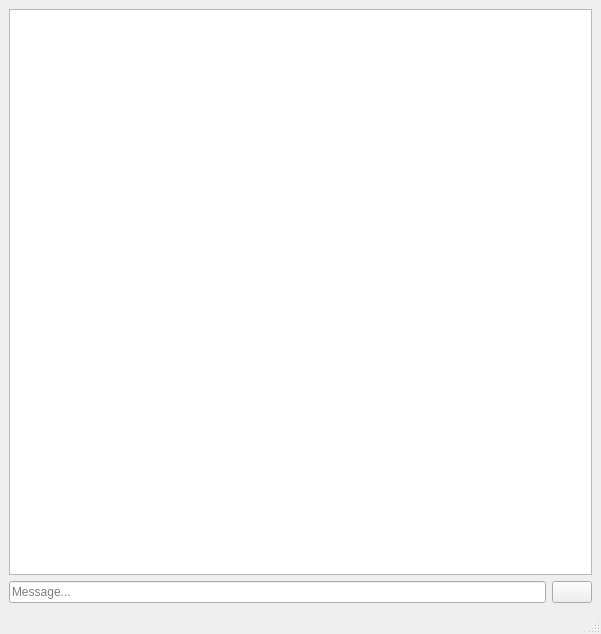
<?xml version="1.0" encoding="UTF-8"?>
<ui version="4.0">
 <class>MainWindow</class>
 <widget class="QMainWindow" name="MainWindow">
  <property name="geometry">
   <rect>
    <x>0</x>
    <y>0</y>
    <width>601</width>
    <height>634</height>
   </rect>
  </property>
  <property name="windowTitle">
   <string>Chat</string>
  </property>
  <property name="windowIcon">
   <iconset resource="Resources.qrc">
    <normaloff>:/logo/logo.png</normaloff>:/logo/logo.png</iconset>
  </property>
  <widget class="QWidget" name="centralwidget">
   <layout class="QGridLayout" name="gridLayout_3">
    <item row="1" column="0">
     <layout class="QGridLayout" name="gridLayout">
      <item row="1" column="0">
       <layout class="QGridLayout" name="gridLayout_2">
        <item row="0" column="1">
         <widget class="QPushButton" name="sendMessagePushButton">
          <property name="text">
           <string/>
          </property>
          <property name="icon">
           <iconset theme="QIcon::ThemeIcon::MailSend"/>
          </property>
          <property name="shortcut">
           <string>Return</string>
          </property>
         </widget>
        </item>
        <item row="0" column="0">
         <widget class="QLineEdit" name="inputMessageLineEdit">
          <property name="sizePolicy">
           <sizepolicy hsizetype="Expanding" vsizetype="Fixed">
            <horstretch>0</horstretch>
            <verstretch>0</verstretch>
           </sizepolicy>
          </property>
          <property name="placeholderText">
           <string>Message...</string>
          </property>
         </widget>
        </item>
       </layout>
      </item>
     </layout>
    </item>
    <item row="0" column="0">
     <widget class="QListWidget" name="messages">
      <property name="sizePolicy">
       <sizepolicy hsizetype="Minimum" vsizetype="Expanding">
        <horstretch>0</horstretch>
        <verstretch>0</verstretch>
       </sizepolicy>
      </property>
      <property name="styleSheet">
       <string notr="true"/>
      </property>
      <property name="verticalScrollBarPolicy">
       <enum>Qt::ScrollBarPolicy::ScrollBarAsNeeded</enum>
      </property>
      <property name="horizontalScrollBarPolicy">
       <enum>Qt::ScrollBarPolicy::ScrollBarAsNeeded</enum>
      </property>
      <property name="sizeAdjustPolicy">
       <enum>QAbstractScrollArea::SizeAdjustPolicy::AdjustIgnored</enum>
      </property>
      <property name="autoScroll">
       <bool>true</bool>
      </property>
      <property name="selectionMode">
       <enum>QAbstractItemView::SelectionMode::NoSelection</enum>
      </property>
      <property name="isWrapping" stdset="0">
       <bool>false</bool>
      </property>
      <property name="uniformItemSizes">
       <bool>false</bool>
      </property>
     </widget>
    </item>
   </layout>
  </widget>
  <widget class="QMenuBar" name="menubar">
   <property name="geometry">
    <rect>
     <x>0</x>
     <y>0</y>
     <width>601</width>
     <height>21</height>
    </rect>
   </property>
  </widget>
  <widget class="QStatusBar" name="statusbar"/>
 </widget>
 <resources>
  <include location="Resources.qrc"/>
 </resources>
 <connections/>
</ui>
